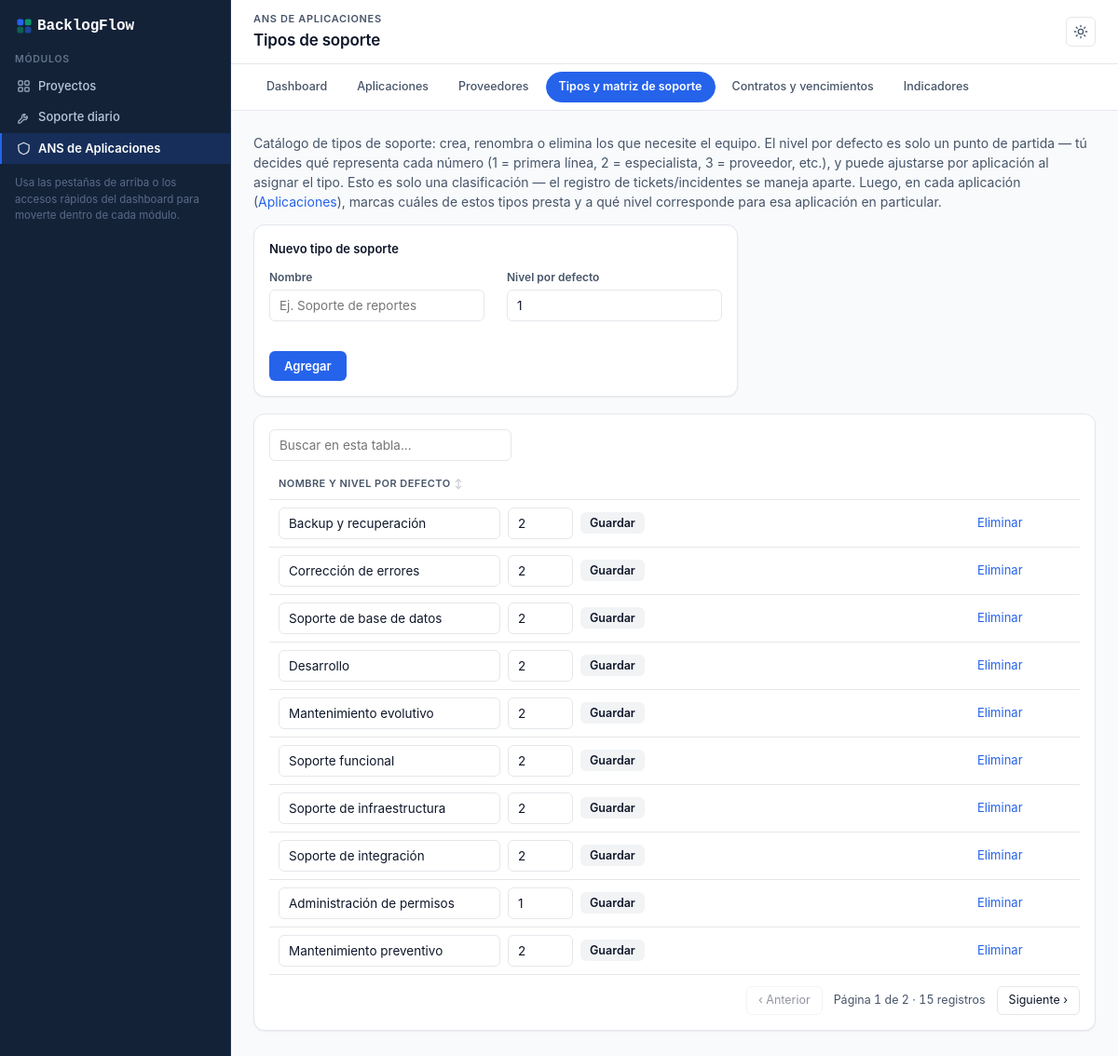
Screenshot of /index.php?r=sla/support-types/index with the database file from the repository.
### tables this page shows
CREATE TABLE cat_support_types (
    id TINYINT UNSIGNED AUTO_INCREMENT PRIMARY KEY,
    code VARCHAR(40) NOT NULL UNIQUE,
    name VARCHAR(120) NOT NULL COMMENT 'Display label — this catalog is user-editable (create/rename/delete), unlike the other cat_* tables',
    level TINYINT UNSIGNED NOT NULL DEFAULT 1 COMMENT 'Free escalation-tier number the team defines (1, 2, 3...), no fixed meaning',
    CONSTRAINT chk_support_type_level CHECK (level >= 1)
);

### app/Core/View.php (called while the page is built, shortened)
<?php
class View
{
    public static function render(string $view, array $data = [], string $module = 'projects'): void
    {
        extract($data, EXTR_SKIP);
        $viewFile = VIEWS_PATH . '/' . $view . '.php';
        require $viewFile;
        require VIEWS_PATH . '/layout/main.php';
    }
}

### app/Core/Controller.php (called while the page is built, shortened)
<?php
abstract class Controller
{
    protected function render(string $view, array $data = []): void
    {
        View::render($view, $data);
    }
}

### app/Controllers/Sla/SupportTypesController.php (called while the page is built, shortened)
<?php
class SupportTypesController extends Controller
{
    public function indexAction(): void
    {
        $this->render('sla/support-types/index', [
            'pageTitle' => 'Tipos de soporte',
            'activeModule' => 'sla-supporttypes',
            'supportTypes' => (new Catalog('cat_support_types'))->all('name ASC'),
        ]);
    }
}

### app/Core/Router.php (called while the page is built, shortened)
<?php
class Router
{
    public function dispatch(string $route, array $params = []): void
    {
        $segments = array_values(array_filter(explode('/', trim($route, '/'))));
        $action = $segments[2] ?? self::DEFAULT_ACTION;
        $id = $segments[3] ?? ($params['id'] ?? null);
        $controller = new $controllerClass();
        $actionMethod = $action . 'Action';
        $controller->$actionMethod($id, $params);
    }
}

### public/index.php (called while the page is built, shortened)
<?php
$route = $_GET['r'] ?? '';
(new Router())->dispatch($route, $_GET);

### app/Core/Model.php (called while the page is built, shortened)
<?php
abstract class Model
{
    protected PDO $db;
    protected string $table;
    public function __construct()
    {
        $this->db = Database::connection();
    }
    public function all(string $orderBy = 'id ASC'): array
    {
        return $this->db->query("SELECT * FROM {$this->table} ORDER BY {$orderBy}")->fetchAll();
    }
}

### app/Models/Catalog.php (called while the page is built, shortened)
<?php
class Catalog extends Model
{
    public function __construct(string $table)
    {
        $this->table = $table;
    }
    public function all(string $orderBy = 'id ASC'): array
    {
        $hasSortOrder = str_contains($this->table, 'statuses') || $this->table === 'cat_priorities' || $this->table === 'cat_criticality_levels';
        $order = $hasSortOrder ? 'sort_order ASC' : 'code ASC';
        return parent::all($order);
    }
}

### app/Views/sla/support-types/index.php (the view, shortened to what this page needs)
<p style="color:var(--color-muted-foreground);margin-top:0;">
    Catálogo de tipos de soporte: crea, renombra o elimina los que necesite el equipo. El nivel por defecto es
    solo un punto de partida — tú decides qué representa cada número (1 = primera línea, 2 = especialista, 3 =
    proveedor, etc.), y puede ajustarse por aplicación al asignar el tipo. Esto es solo una clasificación — el
    registro de tickets/incidentes se maneja aparte.
    Luego, en cada aplicación (<a href="/index.php?r=sla/applications/index">Aplicaciones</a>), marcas cuáles de
    estos tipos presta y a qué nivel corresponde para esa aplicación en particular.
</p>
<div class="card" style="max-width:520px;margin-bottom:18px;">
    <p class="card-title">Nuevo tipo de soporte</p>
    <form method="post" action="/index.php?r=sla/support-types/create" class="form-grid">
        <div class="form-group">
            <label>Nombre</label>
            <input type="text" name="name" required placeholder="Ej. Soporte de reportes">
        </div>
        <div class="form-group">
            <label>Nivel por defecto</label>
            <input type="number" name="level" min="1" step="1" value="1">
        </div>
        <div class="form-actions" style="grid-column:1/-1;">
            <button class="btn" type="submit">Agregar</button>
        </div>
    </form>
</div>
<div class="card">
    <div class="table-scroll"><table>
        <thead><tr><th>Nombre y nivel por defecto</th><th style="width:120px;"></th></tr></thead>
        <tbody>
        <?php foreach ($supportTypes as $st): ?>
            <tr>
                <td>
                    <form method="post" action="/index.php?r=sla/support-types/update/<?= $st['id'] ?>" style="display:flex;gap:8px;align-items:center;">
                        <input type="text" name="name" value="<?= htmlspecialchars($st['name']) ?>" style="max-width:260px;">
                        <input type="number" name="level" min="1" step="1" style="width:70px;" aria-label="Nivel de <?= htmlspecialchars($st['name']) ?>" value="<?= (int) $st['level'] ?>">
                        <button class="btn btn-secondary" type="submit" style="padding:4px 10px;font-size:12.5px;">Guardar</button>
                    </form>
                </td>
                <td><button type="button" class="link-button" data-confirm-delete="/index.php?r=sla/support-types/delete/<?= $st['id'] ?>" data-confirm-message="¿Eliminar el tipo de soporte «<?= htmlspecialchars($st['name']) ?>»?">Eliminar</button></td>
            </tr>
        <?php endforeach; ?>
        </tbody>
    </table></div>
</div>

### rows the page displays
cat_support_types: name "Backup y recuperación", level "2"
cat_support_types: name "Corrección de errores", level "2"
cat_support_types: name "Soporte de base de datos", level "2"
cat_support_types: name "Desarrollo", level "2"
cat_support_types: name "Mantenimiento evolutivo", level "2"
cat_support_types: name "Soporte funcional", level "2"
cat_support_types: name "Soporte de infraestructura", level "2"
cat_support_types: name "Soporte de integración", level "2"
cat_support_types: name "Administración de permisos", level "1"
cat_support_types: name "Mantenimiento preventivo", level "2"

### other values shown
$groupNames[$currentGroup] "ANS DE APLICACIONES"
$pageTitle "Tipos de soporte"
$item['label'] "Dashboard"
$item['label'] "Aplicaciones"
$item['label'] "Proveedores"
$item['label'] "Tipos y matriz de soporte"
$item['label'] "Contratos y vencimientos"
$item['label'] "Indicadores"
